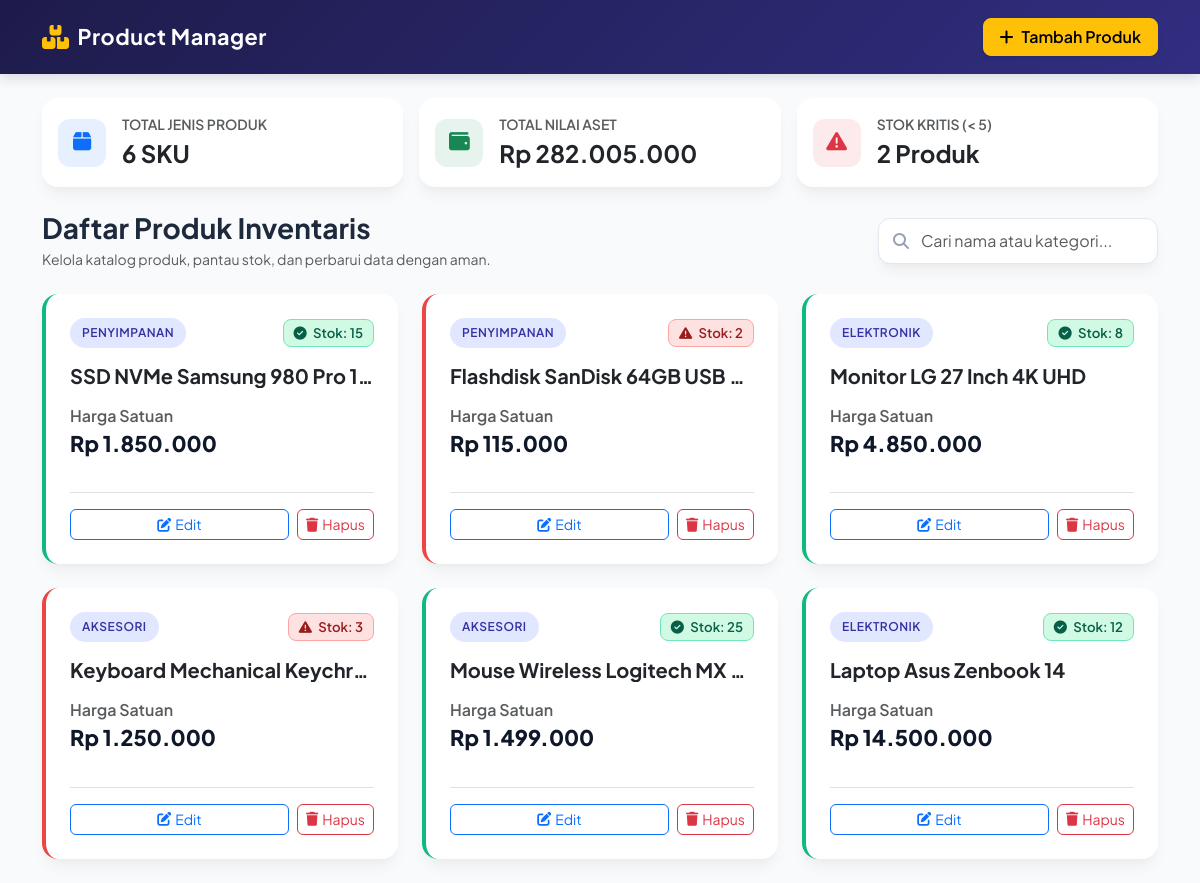
The page / on the database its author committed.
### tables this page shows
CREATE TABLE products (
    id INT AUTO_INCREMENT PRIMARY KEY,
    name VARCHAR(100) NOT NULL UNIQUE,
    category VARCHAR(50) NOT NULL,
    price DECIMAL(12, 2) NOT NULL DEFAULT 0.00,
    stock INT NOT NULL DEFAULT 0,
    created_at TIMESTAMP DEFAULT CURRENT_TIMESTAMP
);

### config/db.php (called while the page is built, shortened)
<?php
function e(?string $value): string {
    return htmlspecialchars($value ?? '', ENT_QUOTES, 'UTF-8');
}
function sanitize_input(?string $data): string {
    return trim($data ?? '');
}

### public/index.php (the view, shortened to what this page needs)
<?php
require_once __DIR__ . '/../config/db.php';
$q = sanitize_input($_GET['q'] ?? '');
if ($q !== '') {
    $sql = "SELECT * FROM products WHERE name LIKE :q OR category LIKE :q ORDER BY id DESC";
    $stmt = $pdo->prepare($sql);
    $stmt->execute([':q' => "%{$q}%"]);
} else {
    $sql = "SELECT * FROM products ORDER BY id DESC";
    $stmt = $pdo->prepare($sql);
    $stmt->execute();
}
$products = $stmt->fetchAll();
$totalProduk = count($products);
$totalNilaiAset = 0;
$totalStokKritis = 0;
foreach ($products as $p) {
    $totalNilaiAset += ($p['price'] * $p['stock']);
    if ($p['stock'] < 5) {
        $totalStokKritis++;
    }
}
?>
<!DOCTYPE html>
<html lang="id">
<head>
    <link href="https://cdn.jsdelivr.net/npm/bootstrap@5.3.0/dist/css/bootstrap.min.css" rel="stylesheet">
    <link href="https://cdnjs.cloudflare.com/ajax/libs/font-awesome/6.4.0/css/all.min.css" rel="stylesheet">
    <link rel="stylesheet" href="assets/style.css">
</head>
<body>
    <nav class="navbar navbar-expand-lg navbar-dark navbar-custom py-3">
        <div class="container">
            <a class="navbar-brand d-flex align-items-center" href="index.php">
                <i class="fa-solid fa-boxes-stacked me-2 text-warning fs-4"></i>
                <span>Product Manager</span>
            </a>
            <div class="d-flex align-items-center gap-2">
                <a href="create.php" class="btn btn-warning fw-semibold px-3 rounded-3 shadow-sm d-flex align-items-center gap-2">
                    <i class="fa-solid fa-plus"></i>
                    <span>Tambah Produk</span>
                </a>
            </div>
        </div>
    </nav>
    <div class="container my-4">
        <div class="row g-3 mb-4">
            <div class="col-md-4">
                <div class="stat-card p-3 d-flex align-items-center">
                    <div class="stat-icon bg-primary bg-opacity-10 text-primary me-3">
                        <i class="fa-solid fa-box"></i>
                    </div>
                    <div>
                        <div class="text-muted small fw-semibold text-uppercase">Total Jenis Produk</div>
                        <div class="fs-4 fw-bold text-dark"><?= number_format($totalProduk, 0, ',', '.'); ?> SKU</div>
                    </div>
                </div>
            </div>
            <div class="col-md-4">
                <div class="stat-card p-3 d-flex align-items-center">
                    <div class="stat-icon bg-success bg-opacity-10 text-success me-3">
                        <i class="fa-solid fa-wallet"></i>
                    </div>
                    <div>
                        <div class="text-muted small fw-semibold text-uppercase">Total Nilai Aset</div>
                        <div class="fs-4 fw-bold text-dark">Rp <?= number_format($totalNilaiAset, 0, ',', '.'); ?></div>
                    </div>
                </div>
            </div>
            <div class="col-md-4">
                <div class="stat-card p-3 d-flex align-items-center">
                    <div class="stat-icon bg-danger bg-opacity-10 text-danger me-3">
                        <i class="fa-solid fa-triangle-exclamation"></i>
                    </div>
                    <div>
                        <div class="text-muted small fw-semibold text-uppercase">Stok Kritis (< 5)</div>
                        <div class="fs-4 fw-bold text-dark"><?= $totalStokKritis; ?> Produk</div>
                    </div>
                </div>
            </div>
        </div>
        <div class="d-flex flex-column flex-md-row justify-content-between align-items-md-center gap-3 mb-4">
            <div>
                <h3 class="fw-bold mb-1">Daftar Produk Inventaris</h3>
                <p class="text-muted small mb-0">Kelola katalog produk, pantau stok, dan perbarui data dengan aman.</p>
            </div>
            <form action="index.php" method="GET" class="search-box" style="min-width: 280px;">
                <i class="fa-solid fa-magnifying-glass"></i>
                <input type="text" name="q" class="form-control form-control-lg fs-6"
                       placeholder="Cari nama atau kategori..." value="<?= e($q); ?>">
            </form>
        </div>
        <?php if (count($products) > 0): ?>
            <div class="row row-cols-1 row-cols-md-2 row-cols-lg-3 g-4">
                <?php foreach ($products as $product): ?>
                    <?php
                        $isKritis = $product['stock'] < 5;
                        $statusClass = $isKritis ? 'stok-kritis' : 'stok-aman';
                    ?>
                    <div class="col">
                        <div class="product-card <?= $statusClass; ?> p-4">
                            <div>
                                <div class="d-flex justify-content-between align-items-center mb-3">
                                    <span class="category-badge"><?= e($product['category']); ?></span>
                                    <span class="badge badge-stock <?= $isKritis ? 'badge-kritis' : 'badge-aman'; ?>">
                                        <i class="fa-solid <?= $isKritis ? 'fa-triangle-exclamation' : 'fa-circle-check'; ?> me-1"></i>
                                        Stok: <?= (int)$product['stock']; ?>
                                    </span>
                                </div>
                                <h5 class="fw-bold mb-3 text-dark text-truncate" title="<?= e($product['name']); ?>">
                                    <?= e($product['name']); ?>
                                </h5>
                                <div class="mb-3">
                                    <div class="text-muted extra-small uppercase fw-semibold">Harga Satuan</div>
                                    <div class="price-tag">Rp <?= number_format($product['price'], 0, ',', '.'); ?></div>
                                </div>
                            </div>
                            <div class="pt-3 border-top d-flex align-items-center justify-content-between gap-2 mt-3">
                                <a href="edit.php?id=<?= (int)$product['id']; ?>" class="btn btn-outline-primary btn-sm rounded-2 flex-grow-1 d-flex align-items-center justify-content-center gap-1">
                                    <i class="fa-solid fa-pen-to-square"></i>
                                    <span>Edit</span>
                                </a>
                                <form action="delete.php" method="POST" class="d-inline" onsubmit="return confirm('Apakah Anda yakin ingin menghapus produk ini?');">
                                    <button type="submit" class="btn btn-outline-danger btn-sm rounded-2 d-flex align-items-center justify-content-center gap-1">
                                        <i class="fa-solid fa-trash"></i>
                                        <span>Hapus</span>
                                    </button>
                                </form>
                            </div>
                        </div>
                    </div>
                <?php endforeach; ?>
            </div>
        <?php endif; ?>
    </div>
</body>
</html>

### public/assets/style.css (style rules this page uses)
:root { --primary-color: #4f46e5; --primary-hover: #4338ca; --bg-light: #f8fafc; --card-shadow: 0 10px 15px -3px rgba(0, 0, 0, 0.05), 0 4px 6px -2px rgba(0, 0, 0, 0.025); --card-hover-shadow: 0 20px 25px -5px rgba(0, 0, 0, 0.1), 0 10px 10px -5px rgba(0, 0, 0, 0.04); }
body { background-color: var(--bg-light); font-family: 'Plus Jakarta Sans', -apple-system, BlinkMacSystemFont, 'Segoe UI', Roboto, sans-serif; color: #1e293b; min-height: 100vh; }
.navbar-custom { background: linear-gradient(135deg, #1e1b4b 0%, #312e81 100%); box-shadow: 0 4px 12px rgba(30, 27, 75, 0.15); }
.navbar-brand { font-weight: 700; letter-spacing: 0.5px; font-size: 1.35rem; }
.stat-card { border: none; border-radius: 16px; background: #ffffff; box-shadow: var(--card-shadow); transition: all 0.3s cubic-bezier(0.4, 0, 0.2, 1); }
.stat-icon { width: 48px; height: 48px; border-radius: 12px; display: flex; align-items: center; justify-content: center; font-size: 1.3rem; }
.product-card { border: none; border-radius: 16px; background: #ffffff; box-shadow: var(--card-shadow); transition: all 0.3s cubic-bezier(0.4, 0, 0.2, 1); display: flex; flex-direction: column; justify-content: space-between; height: 100%; }
.product-card.stok-kritis { border-left: 4px solid #ef4444; }
.product-card.stok-aman { border-left: 4px solid #10b981; }
.category-badge { background-color: #e0e7ff; color: #3730a3; font-weight: 600; font-size: 0.75rem; padding: 6px 12px; border-radius: 20px; text-transform: uppercase; letter-spacing: 0.5px; }
.price-tag { font-size: 1.35rem; font-weight: 800; color: #0f172a; }
.badge-stock { font-weight: 600; font-size: 0.825rem; padding: 6px 10px; border-radius: 8px; }
.badge-kritis { background-color: #fee2e2; color: #991b1b; border: 1px solid #fca5a5; animation: pulse-border 2s infinite; }
.badge-aman { background-color: #d1fae5; color: #065f46; border: 1px solid #6ee7b7; }
.search-box { position: relative; }
.search-box input { border-radius: 12px; padding-left: 42px; border: 1px solid #e2e8f0; box-shadow: var(--card-shadow); }
.search-box i { position: absolute; left: 15px; top: 50%; transform: translateY(-50%); color: #94a3b8; }
.form-control, .form-select { border-radius: 10px; padding: 10px 14px; border: 1px solid #cbd5e1; }

### rows shown on the page
products: category "PENYIMPANAN", stock "15", name "SSD NVMe Samsung 980 Pro 1…", price "1.850.000"
products: category "PENYIMPANAN", stock "2", name "Flashdisk SanDisk 64GB USB…", price "115.000"
products: category "ELEKTRONIK", stock "8", name "Monitor LG 27 Inch 4K UHD", price "4.850.000"
products: category "AKSESORI", stock "3", name "Keyboard Mechanical Keychr…", price "1.250.000"
products: category "AKSESORI", stock "25", name "Mouse Wireless Logitech MX…", price "1.499.000"
products: category "ELEKTRONIK", stock "12", name "Laptop Asus Zenbook 14", price "14.500.000"

### other values the page prints
$totalProduk "6"
$totalNilaiAset "282.005.000"
$totalStokKritis "2"
